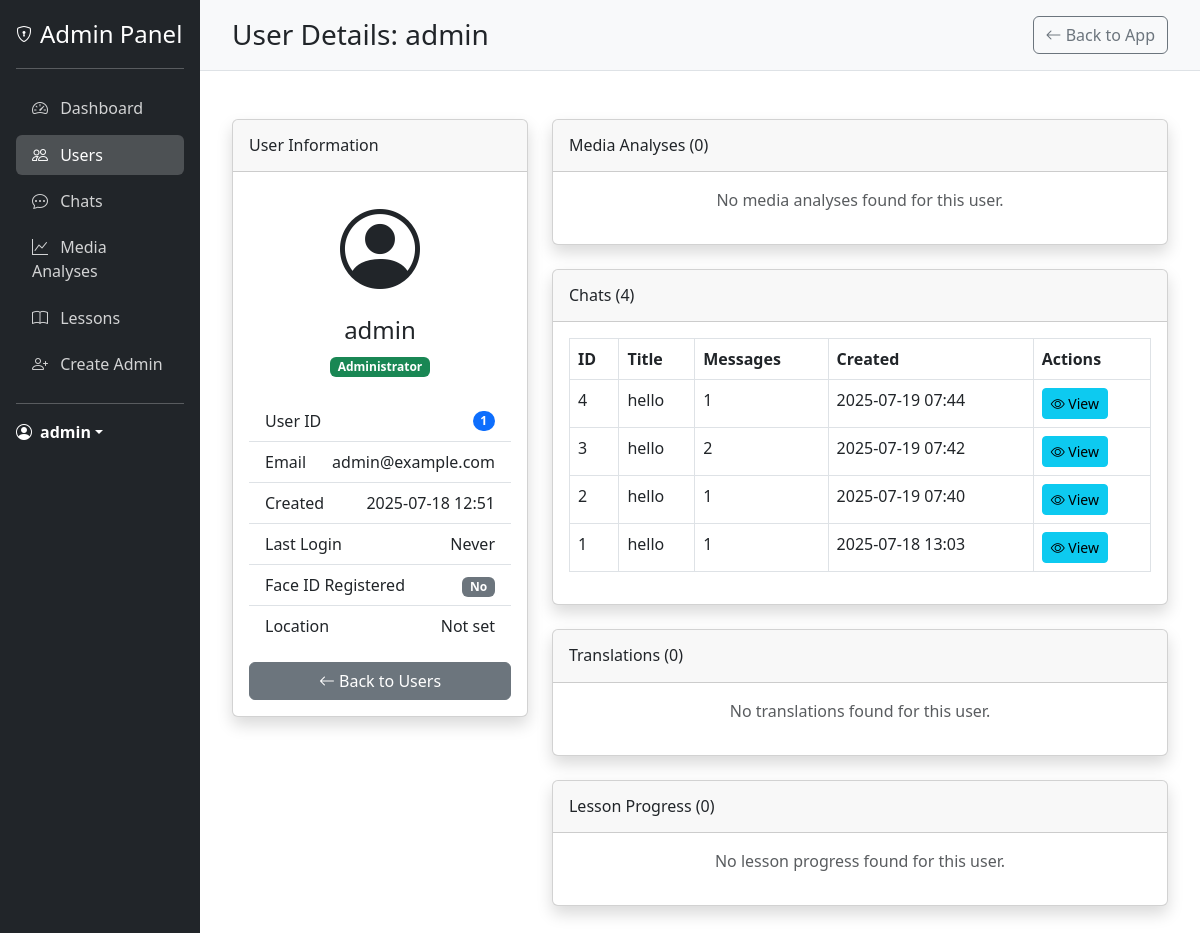
Page /admin/user/1 (signed in) on the earlier database version.
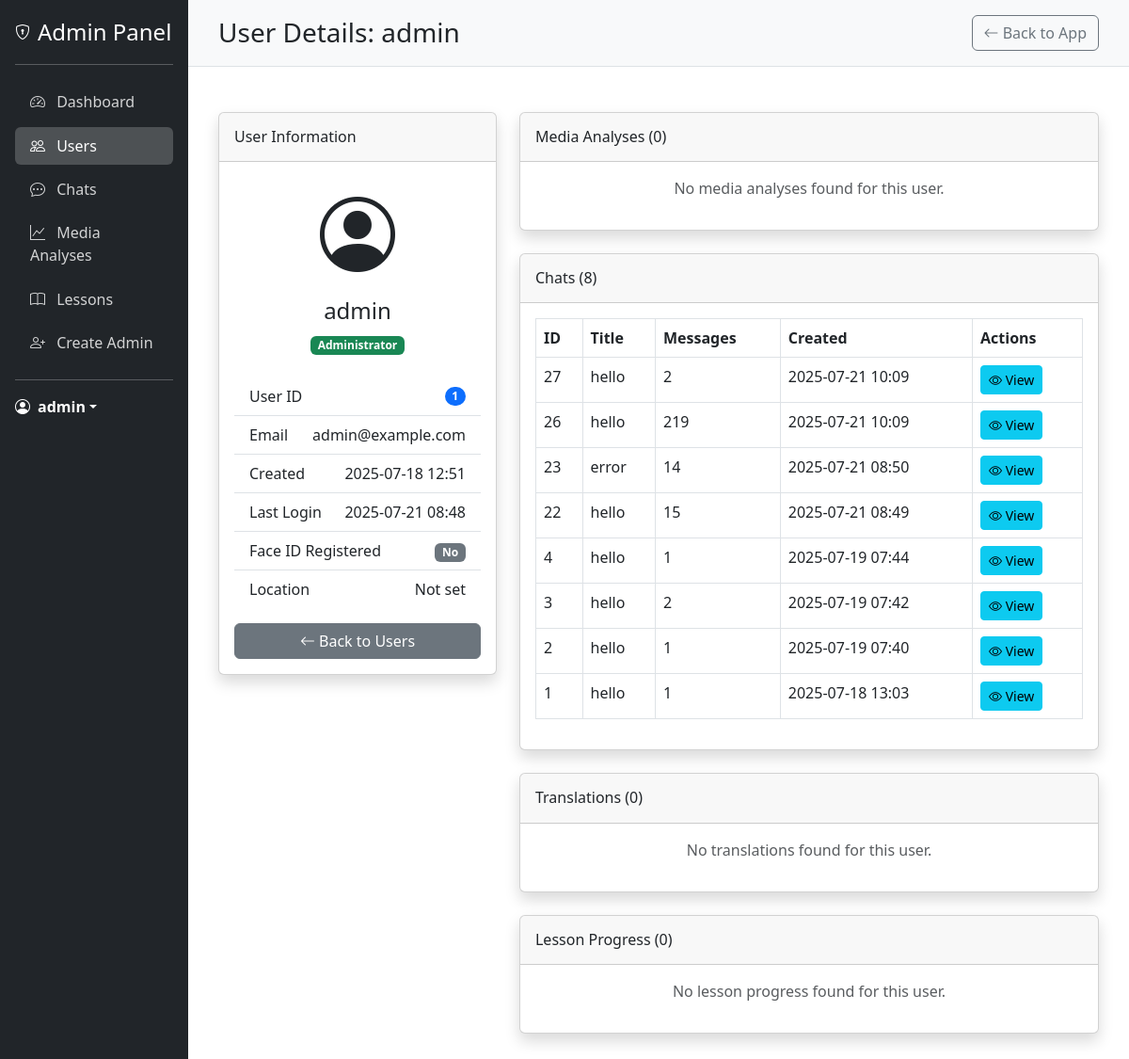
Same page on the later database version.
### models.py (models this page shows, shortened)
class User(UserMixin, db.Model):
    __tablename__ = 'users'
    id = db.Column(db.Integer, primary_key=True)
    username = db.Column(db.String(80), unique=True, nullable=False)
    email = db.Column(db.String(120), unique=True, nullable=False)
    password_hash = db.Column(db.String(128), nullable=False)
    is_admin = db.Column(db.Boolean, default=False)
    created_at = db.Column(db.DateTime, default=datetime.utcnow)
    last_login = db.Column(db.DateTime)
    latitude = db.Column(db.Float)
    longitude = db.Column(db.Float)
    location_name = db.Column(db.String(200))
    analyses = db.relationship('MediaAnalysis', backref='user', lazy=True)

class Chat(db.Model):
    __tablename__ = 'chats'
    id = db.Column(db.Integer, primary_key=True)
    user_id = db.Column(db.Integer, db.ForeignKey('users.id'), nullable=True)
    created_at = db.Column(db.DateTime, default=datetime.utcnow)
    updated_at = db.Column(db.DateTime, default=datetime.utcnow, onupdate=datetime.utcnow)
    title = db.Column(db.String(255), nullable=True)  # Optional title based on content
    fact_sheet = db.Column(db.Text, nullable=True)  # Stores extracted company info
    strategies = db.Column(db.Text, nullable=True)  # Stores generated strategies
    messages = relationship("Message", back_populates="chat", cascade="all, delete-orphan")

### app.py (the view)
@app.route('/admin/user/<int:user_id>')
@login_required
@admin_required
def admin_user_detail(user_id):
    user = User.query.get_or_404(user_id)
    analyses = MediaAnalysis.query.filter_by(user_id=user_id).order_by(MediaAnalysis.created_at.desc()).all()
    chats = Chat.query.filter_by(user_id=user_id).order_by(Chat.created_at.desc()).all()
    lesson_progress = UserLesson.query.filter_by(user_id=user_id).all()
    translations = Translation.query.filter_by(user_id=user_id).order_by(Translation.created_at.desc()).all()
    return render_template(
        'admin/user_detail.html',
        user=user,
        analyses=analyses,
        chats=chats,
        lesson_progress=lesson_progress,
        translations=translations
    )

### app.py (called while the page is built)
@login_manager.user_loader
def load_user(user_id):
    return User.query.get(int(user_id))

def admin_required(f):
    @wraps(f)
    def decorated_function(*args, **kwargs):
        if not current_user.is_authenticated:
            flash('You need to login first.', 'danger')
            return redirect(url_for('login'))
        if not hasattr(current_user, 'is_admin') or not current_user.is_admin:
            flash('You need admin privileges to access this page.', 'danger')
            return redirect(url_for('landing_page1'))
        return f(*args, **kwargs)
    return decorated_function

### templates/admin/user_detail.html (shortened to what the changed rows need)
{% extends "admin/base_admin.html" %}
{% block header %}User Details: {{ user.username }}{% endblock %}
{% block content %}
<div class="row">
    <div class="col-lg-4">
        <div class="card shadow mb-4">
            <div class="card-body">
                <div class="text-center mb-4">
                    <i class="bi bi-person-circle" style="font-size: 5rem;"></i>
                    <h4 class="mt-2">{{ user.username }}</h4>
                    <p class="text-muted">
                        {% if user.is_admin %}
                        <span class="badge bg-success">Administrator</span>
                        {% else %}
                        <span class="badge bg-secondary">Regular User</span>
                        {% endif %}
                    </p>
                </div>
                <ul class="list-group list-group-flush">
                    <li class="list-group-item d-flex justify-content-between align-items-center">
                        User ID
                        <span class="badge bg-primary rounded-pill">{{ user.id }}</span>
                    </li>
                    <li class="list-group-item d-flex justify-content-between align-items-center">
                        Email
                        <span>{{ user.email }}</span>
                    </li>
                    <li class="list-group-item d-flex justify-content-between align-items-center">
                        Created
                        <span>{{ user.created_at.strftime('%Y-%m-%d %H:%M') if user.created_at else 'N/A' }}</span>
                    </li>
                    <li class="list-group-item d-flex justify-content-between align-items-center">
                        Last Login
                        <span>{{ user.last_login.strftime('%Y-%m-%d %H:%M') if user.last_login else 'Never' }}</span>
                    </li>
                </ul>
            </div>
        </div>
    </div>
    <div class="col-lg-8">
        <div class="card shadow mb-4">
            <div class="card-header py-3">
                <h6 class="m-0 font-weight-bold">Chats ({{ chats|length }})</h6>
            </div>
            <div class="card-body">
                {% if chats %}
                <div class="table-responsive">
                    <table class="table table-bordered" width="100%" cellspacing="0">
                        <thead>
                            <tr>
                                <th>ID</th>
                                <th>Title</th>
                                <th>Messages</th>
                                <th>Created</th>
                                <th>Actions</th>
                            </tr>
                        </thead>
                        <tbody>
                            {% for chat in chats %}
                            <tr>
                                <td>{{ chat.id }}</td>
                                <td>{{ chat.title or 'Untitled Chat' }}</td>
                                <td>{{ chat.messages|length }}</td>
                                <td>{{ chat.created_at.strftime('%Y-%m-%d %H:%M') }}</td>
                                <td>
                                    <a href="{{ url_for('admin_chat_detail', chat_id=chat.id) }}" class="btn btn-sm btn-info">
                                        <i class="bi bi-eye"></i> View
                                    </a>
                                </td>
                            </tr>
                            {% endfor %}
                        </tbody>
                    </table>
                </div>
                {% else %}
                <p class="text-center text-muted">No chats found for this user.</p>
                {% endif %}
            </div>
        </div>
    </div>
</div>
{% endblock %}

### templates/admin/base_admin.html (shortened to what the changed rows need)
<!DOCTYPE html>
<html lang="en">
<head>
    <link href="https://cdn.jsdelivr.net/npm/bootstrap@5.3.0-alpha1/dist/css/bootstrap.min.css" rel="stylesheet">
    <link rel="stylesheet" href="https://cdn.jsdelivr.net/npm/bootstrap-icons@1.10.3/font/bootstrap-icons.css">
</head>
<body>
    <div class="container-fluid">
        <div class="row">
            <div class="col-md-2 admin-sidebar p-0">
                <div class="d-flex flex-column p-3">
                    <div class="dropdown">
                        <a href="#" class="d-flex align-items-center text-white text-decoration-none dropdown-toggle" id="dropdownUser1" data-bs-toggle="dropdown" aria-expanded="false">
                            <i class="bi bi-person-circle me-2"></i>
                            <strong>{{ current_user.username }}</strong>
                        </a>
                    </div>
                </div>
            </div>
            <div class="col-md-10 p-0">
                <div class="admin-header d-flex justify-content-between align-items-center">
                    <h1 class="h3 mb-0">{% block header %}Admin Dashboard{% endblock %}</h1>
                    <div>
                        <a href="{{ url_for('landing_page1') }}" class="btn btn-outline-secondary">
                        </a>
                    </div>
                </div>
                <div class="admin-content">
                    {% block content %}{% endblock %}
                </div>
            </div>
        </div>
    </div>
</body>
</html>

Differences in the rows shown:
changed User "admin": last_login "Never" → "2025-07-21 08:48"
added Chat: id "27", title "hello", messages|length "2", created_at "2025-07-21 10:09"
added Chat: id "26", title "hello", messages|length "219", created_at "2025-07-21 10:09"
added Chat: id "23", title "error", messages|length "14", created_at "2025-07-21 08:50"
added Chat: id "22", title "hello", messages|length "15", created_at "2025-07-21 08:49"
Other differences:
{{ chats|length }}: "4" → "8"
